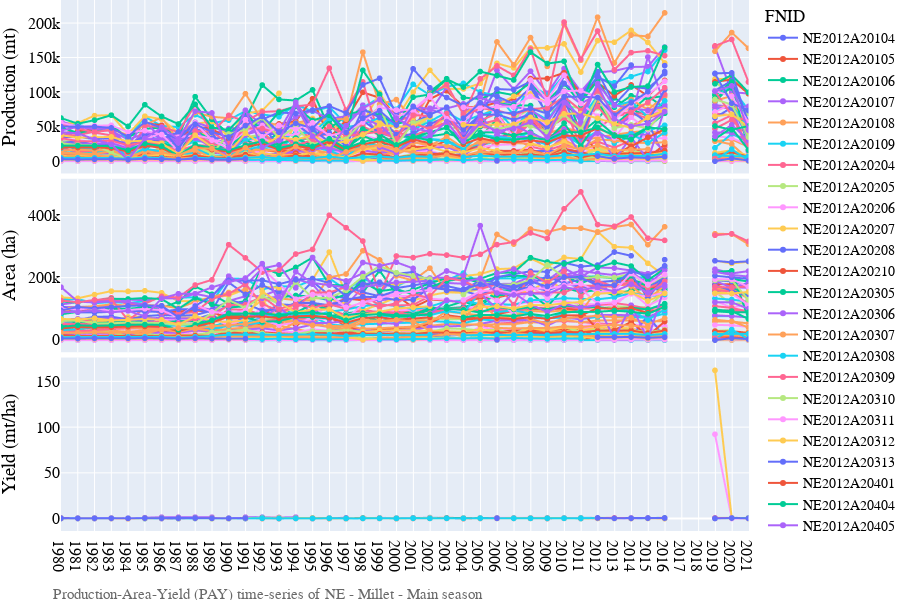
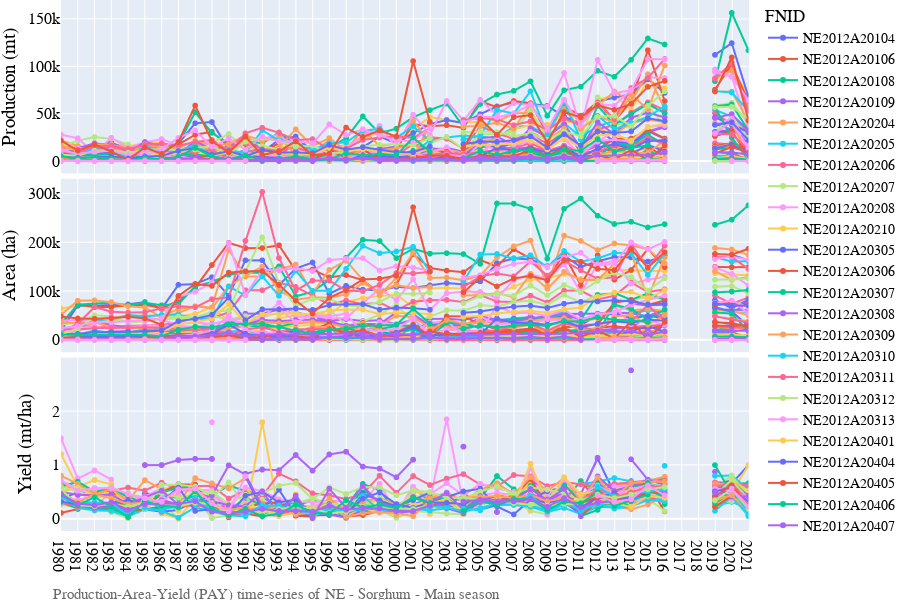
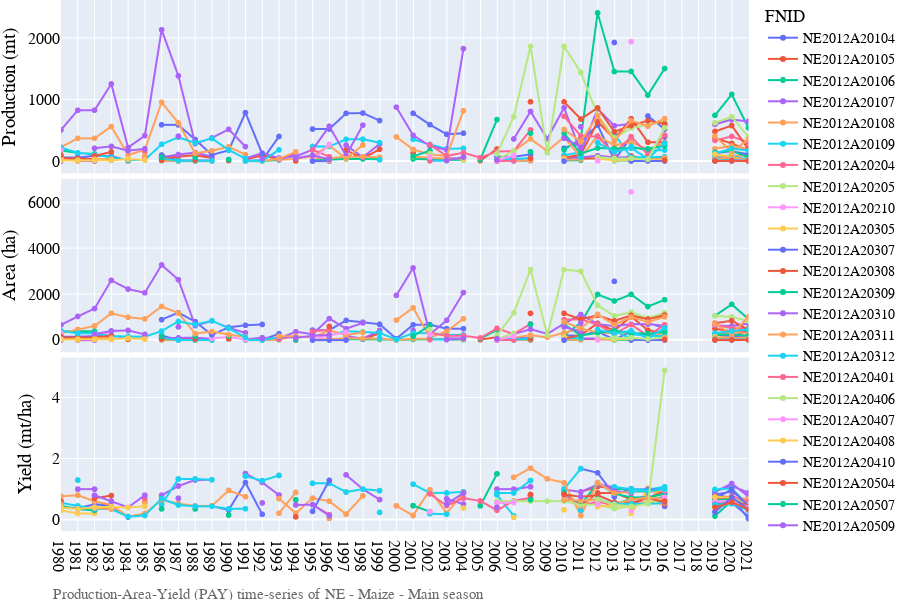
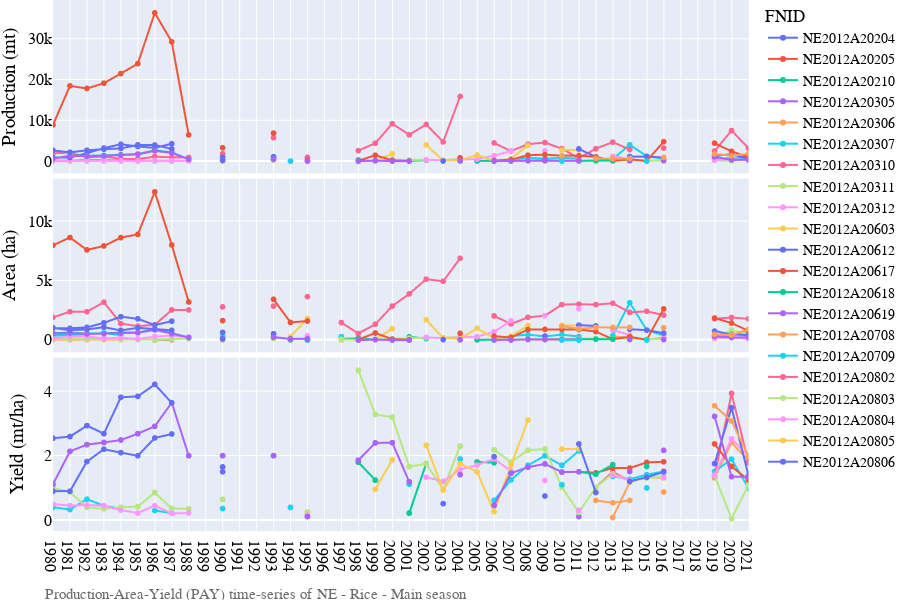

Source (notebook cell) for these figures, in order:
### Code cell
# Lineplot of Production-Area-Yield (PAY) time-series
country_iso, country_name = 'NE', 'Niger'
df = pd.read_hdf('./data/crop/adm_crop_production_%s.hdf' % country_iso)
df = df[df['gscd_code']=='calibrated']; df['year'] = df['harvest_year']
year = [df['year'].min(), df['year'].max()]
product_season = [
    ['Millet','Main season'],
    ['Sorghum','Main season'],
    ['Maize','Main season'],
    ['Rice','Main season'],
    ['Fonio','Main season'],
]
for product_name, season_name in product_season:
    footnote = 'Production-Area-Yield (PAY) time-series of %s - %s - %s' % (country_iso, product_name, season_name)
    fn_save = './figures/%s_line_pay_%s_%s.png' % (country_iso, product_name, season_name)
    sub = df[(df['product'] == product_name) & (df['season_name'] == season_name)]
    fig = PlotLinePAY(sub, year, footnote, fn_save)
    fig.show()
